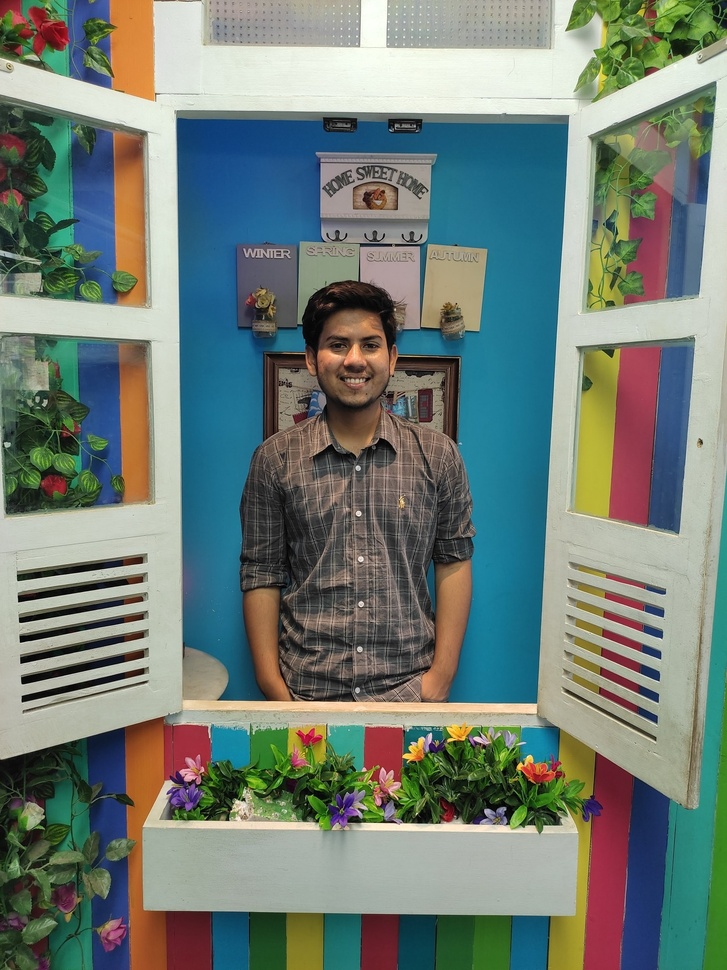
#> input picture objectDetection/demo/temp.jpg, 727 x 970 px, shrunk from 1536 x 2048 before the run
$ python cpy.py
#> lines starting #> are read from the running program, lines starting #| are printed output that depends on the picture; after the words box and inside, x2 and y2 are one past the last pixel; in counts of white or black regions, pixels touching at a corner belong together; long printed decimals are rounded
#pylint:disable=no-member

import numpy as np
import cv2 as cv

haar_cascade = cv.CascadeClassifier('haar_face.xml')

people = ['toukir','shakil']
features = np.load('features.npy', allow_pickle=True)
#> (reads objectDetection/features.npy from the repository)
labels = np.load('labels.npy')
#> (reads objectDetection/labels.npy from the repository)

face_recognizer = cv.face.LBPHFaceRecognizer_create()
face_recognizer.read('face_trained.yml')

img = cv.imread(r'demo/temp.jpg')
#> img is the input picture: shape (970, 727, 3); mean B, G, R 118.4, 126.1, 112.8

gray = cv.cvtColor(img, cv.COLOR_BGR2GRAY)
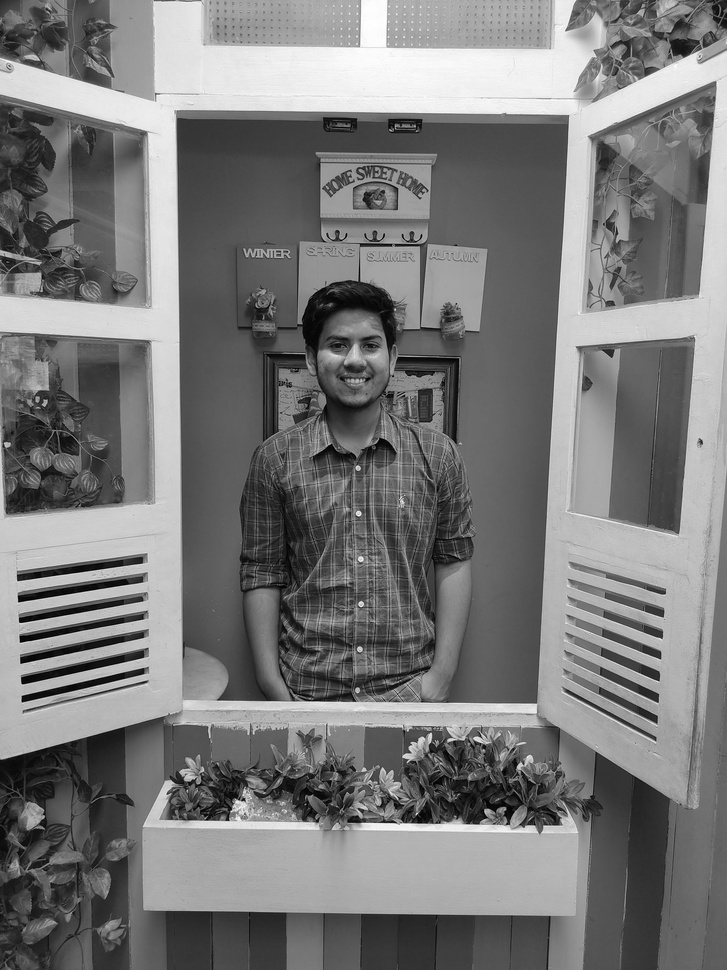
#> gray: shape (970, 727); min 0, max 255, mean 121.3
cv.imshow('Person', gray)

# Detect the face in the image
faces_rect = haar_cascade.detectMultiScale(gray, 1.1, 4)
#> faces_rect = [[309, 309, 91, 91], [239, 331, 85, 85]]

for (x,y,w,h) in faces_rect:
    faces_roi = gray[y:y+h,x:x+w]

    label, confidence = face_recognizer.predict(faces_roi)
    print(f'Label = {people[label]} with a confidence of {confidence}')

    cv.putText(img, str(people[label]), (20,20), cv.FONT_HERSHEY_COMPLEX, 1.0, (0,255,0), thickness=2)
    cv.rectangle(img, (x,y), (x+w,y+h), (0,255,0), thickness=2)
#> this loop made 2 passes
#> (x, y, w, h, label, confidence) on passes 1 to 2: (309, 309, 91, 91, 0, 59.57), (239, 331, 85, 85, 1, 118.6)
#| Label = toukir with a confidence of 59.569
#| Label = shakil with a confidence of 118.594
#> pass 1, `faces_roi = gray[y:y+h,x:x+w]`:
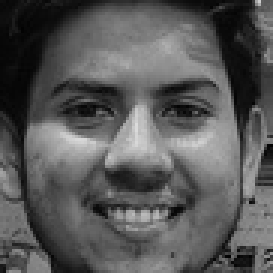
#> faces_roi: shape (91, 91) (shown 3 times larger); min 2, max 219, mean 88.3
#> pass 2, `faces_roi = gray[y:y+h,x:x+w]`:
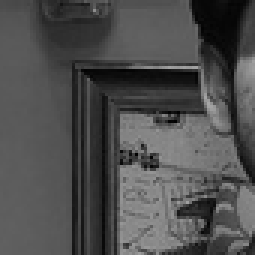
#> faces_roi: shape (85, 85) (shown 3 times larger); min 2, max 167, mean 78.2
#> after the loop:
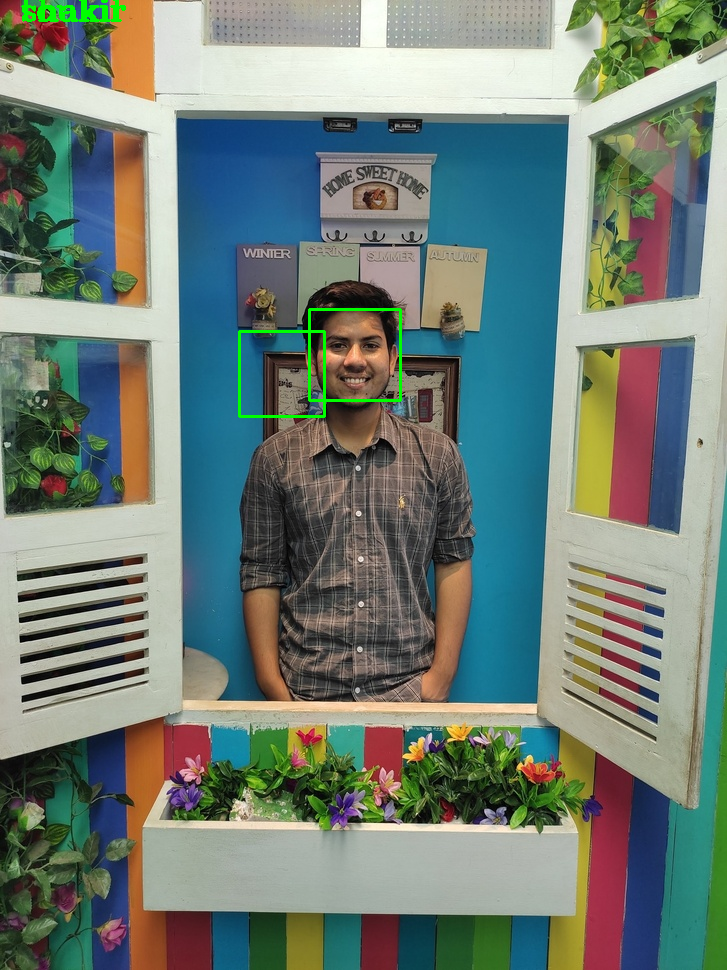
#> img: shape (970, 727, 3); 0.48% of pixels changed, all inside (x1, y1, x2, y2) = (21, 0, 402, 418)

cv.imshow('Detected Face', img)

cv.waitKey(0)
